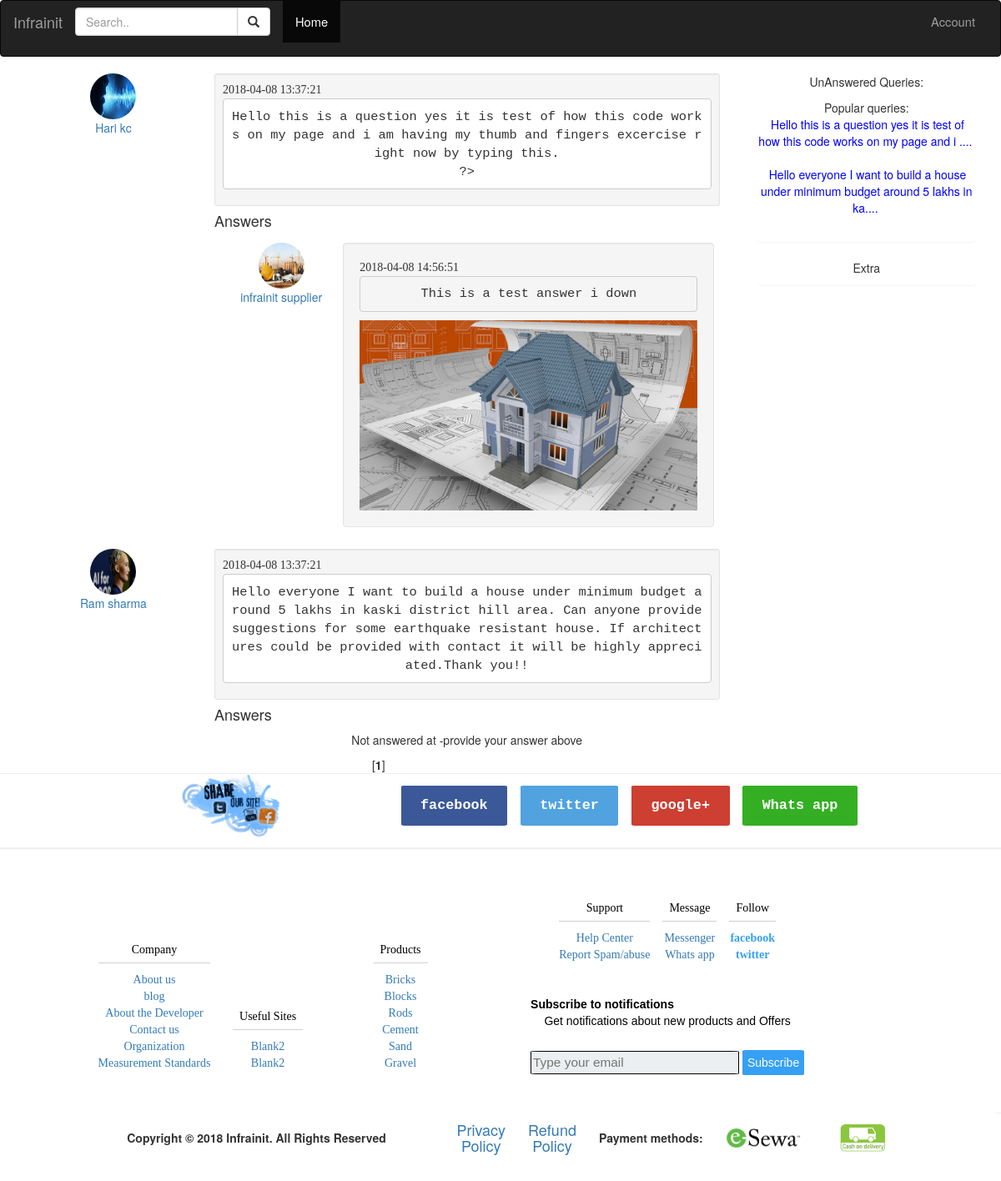
/well-known/ibuild/consult/searchqueries.php, run on the app's committed database.
### tables this page shows
CREATE TABLE `queries` (
  `que_id` int(11) NOT NULL,
  `u_id` int(11) NOT NULL,
  `question` varchar(1000) NOT NULL,
  `file` varchar(500) DEFAULT NULL,
  `answer_count` int(11) NOT NULL,
  `date` datetime NOT NULL DEFAULT CURRENT_TIMESTAMP
);

CREATE TABLE `usersi` (
  `u_id` int(11) NOT NULL,
  `name` varchar(200) NOT NULL,
  `email` varchar(300) NOT NULL,
  `password` varchar(100) NOT NULL,
  `DOB` date NOT NULL,
  `citizenship_no` varchar(25) NOT NULL,
  `image` varchar(500) NOT NULL,
  `website` varchar(300) NOT NULL,
  `role` varchar(40) NOT NULL,
  `cardnum` int(30) NOT NULL,
  `cardcode` int(5) NOT NULL,
  `esewa` varchar(100) NOT NULL,
  `subscribed` tinyint(1) NOT NULL DEFAULT '0',
  `district` varchar(50) NOT NULL,
  `metropolitan` varchar(50) NOT NULL,
  `oda` int(11) NOT NULL,
  `street` varchar(100) NOT NULL,
  `committed` tinyint(1) NOT NULL DEFAULT '0'
);

CREATE TABLE `queries_answers` (
  `ans_id` int(11) NOT NULL,
  `answerer_id` int(11) NOT NULL,
  `answer` varchar(1000) NOT NULL,
  `file` varchar(100) NOT NULL,
  `que_id` int(11) NOT NULL,
  `date` datetime NOT NULL DEFAULT CURRENT_TIMESTAMP
);

### well-known/ibuild/consult/searchqueries.php (the view, shortened to what this page needs)
<!DOCTYPE html>
<html lang="en">
<head>
  <link rel="stylesheet" href="/ibuild/css/styles.css">
  <link rel="stylesheet" href="https://maxcdn.bootstrapcdn.com/bootstrap/3.3.7/css/bootstrap.min.css">
</head>
<body>
<?php require 'header.php';
?>
<div class="container text-center">
  <div class="row">
    <div class="col-sm-9">
      <?php
                $search=mysqli_escape_string($db,$_GET['search']);
              $sql = "SELECT COUNT(*) FROM queries WHERE question LIKE '%$search%' ";
              $result = mysqli_query($db,$sql) or trigger_error("SQL", E_USER_ERROR);
              $r = mysqli_fetch_row($result);
              $numrows = $r[0];
              $rowsperpage = 10;
              $totalpages = ceil($numrows / $rowsperpage);
              if (isset($_GET['currentpage']) && is_numeric($_GET['currentpage'])) {
               $currentpage = (int) $_GET['currentpage'];
              } else {
               $currentpage = 1;
              }
              $offset = ($currentpage - 1) * $rowsperpage;
              $sql = "SELECT * FROM queries WHERE question LIKE '%$search%' ORDER BY que_id DESC LIMIT $rowsperpage OFFSET $offset";
              $fetchquest = mysqli_query($db,$sql) or trigger_error("SQL", E_USER_ERROR);
            while($ques=mysqli_fetch_assoc($fetchquest))
            {
        ?>
      <div>
           <a href="accounts.php" class="col-sm-3 container-fluid">
           <?php
           $questioner_id=$ques['u_id'];
           $questioner=mysqli_query($db,"SELECT * FROM usersi WHERE u_id='$questioner_id'");
                       while($questioner_name=mysqli_fetch_assoc($questioner))
                       {
                         $quname=$questioner_name['name'];
                         $qemail=$questioner_name['email'];
                         $qrole=$questioner_name['role'];
                         $quimg=$questioner_name['image'];
                       }
                       $queurl="../users/".$qrole."/".$qemail."/profile_images/".$quimg;
           ?>
          <img src="<?php echo $queurl;?>" class="img-circle" height="55" width="55" alt="Avatar">
          <p><?php echo $quname;?></p>
        </a>
        <div class="col-sm-9">
          <div class="well well-sm" >
              <span style="float:left;font-family:bonds"><?php echo $ques['date'];?></span>
                <pre id="show_question" style="clear:both;overflow-x:hide;font-size:110%;white-space:pre-line;background:white;word-wrap:break-word;max-height:150px;overflow-y:scroll">
                <?php echo $ques['question'];
                 ?>
                </pre>
           </div>
           <h4 style="margin-top:-2%;text-align:left;">Answers</h4>
              <?php
               $que_id=$ques['que_id'];
               $ans_fetch=mysqli_query($db,"SELECT * FROM queries_answers WHERE que_id='$que_id' ORDER BY ans_id DESC LIMIT 10 ");
              ?>
                   <?php
                   if(mysqli_num_rows($ans_fetch)==0)
                   {
                     ?>
                     <p> Not answered at -provide your answer above</p>
                    <?php
                   }
                while($fetched_answers=mysqli_fetch_assoc($ans_fetch))
               {
                   ?>
           <div class="col-sm-12" style="padding:1%;">
             <a class="col-sm-3" href="accounts.php">
            <?php
                 $answerer_id=$fetched_answers['answerer_id'];
                 $answerer=mysqli_query($db,"SELECT * FROM usersi WHERE u_id='$answerer_id'");
                             while($answerer_email=mysqli_fetch_assoc($answerer))
                             {$auname=$answerer_email['name'];
                             $aemail=$answerer_email['email'];
                             $arole=$answerer_email['role'];
                             $auimg=$answerer_email['image'];
                             }
                             $ansurl="../users/".$arole."/".$aemail."/profile_images/".$auimg;
                 ?>
                 <img src="<?php echo $ansurl;?>" class="img-circle" height="55" width="55" alt="Avatar">
                 <p><?php echo $auname;?></p>
             </a>
             <div class="col-md-9 well">
                 <span style="float:left;font-family:bonds"><?php echo $fetched_answers['date'];?></span>
                                                <pre id="show_answer" style="clear:both;overflow-x:hide;font-size:110%;white-space:pre-line;word-wrap:break-word;overflow-y:scroll">
                                                <?php echo $fetched_answers['answer'];
                                                               ?>
                                                </pre>
                <?php   $imageinansurl="../images/questionanswer/".$fetched_answers['file'];
                 if(!empty($fetched_answers['file'])){
                 ?>
                 <img src="<?php echo $imageinansurl;?>" class="img-responsive" alt="infrainit answer">
                       <?php }?>
             </div>
          </div>
          <?php } ?>
        </div>
      </div>
  <?php }
                $range = 3;
                for ($x = ($currentpage - $range); $x < (($currentpage + $range) + 1); $x++) {
                 if (($x > 0) && ($x <= $totalpages)) {
                    if ($x == $currentpage) {
                       echo " [<b>$x</b>] ";
                    } else {
                       echo " <a href='{$_SERVER['PHP_SELF']}?currentpage=$x'>$x</a> ";
                    }
                 }
                }
  ?>
</div>
<?php include 'sidebar.php';?>
</div>
</div>
  <?php include '../blocks/footer/footer.php';?>
</body>
</html>

### well-known/ibuild/consult/sidebar.php (shortened to what this page needs)
<div class="col-sm-3">
  <div>
    <p>UnAnswered Queries:<br>
    </p>
  </div>
  <div class="panel">
    <p>Popular queries:
      <br/>
      <?php  $popquestions=mysqli_query($db,"SELECT * FROM queries ORDER BY answer_count DESC LIMIT 5");
              while($quespop=mysqli_fetch_assoc($popquestions))
              {
                $curquespop=$quespop['que_id'];
                 $cururl="/ibuild/consult/a_single_question?q_id=$curquespop";
                 $fetchedq=$quespop['question'];
                 $quesfinal=substr($fetchedq,0,80);
                 if(strlen($fetchedq)>80){
                 $quesfinal.="....";
                   }
                ?>
                <a href="<?php echo $cururl;?>" style="color:blue;padding:1%;"><?php echo $quesfinal?></a>
                <br/><br/><?php
              }
        ?>
    </p>
  </div>
  <div class="panel">
    <p>Extra</p>
  </div>
</div>

### well-known/ibuild/css/styles.css (style rules this page uses)
body { width:auto; display:block; color:#0e4282; font-family:open sans; font-style: normal; font-size:105%; background-color: #eceff1; }
a { color:inherit; style:inherit; text-decoration: none; }
* { box-sizing:border-box }
html, body { overflow-x:hidden; }
img { max-width:100%; }

### data on the page
queries: usersi.role+email+image (picture), usersi.name "Hari kc", date "2018-04-08 13:37:21", question "Hello this is a question yes it is test of how this code works on my page and i am having my thumb and fingers excercise right now by typing this. ?>", question "Hello this is a question yes it is test of how this code works on my page and i ...."
queries_answers: usersi.role+email+image (picture), usersi.name "infrainit supplier", date "2018-04-08 14:56:51", answer "This is a test answer i down", file (picture)
queries: usersi.role+email+image (picture), usersi.name "Ram sharma", date "2018-04-08 13:37:21", question "Hello everyone I want to build a house under minimum budget around 5 lakhs in kaski district hill area. Can anyone provide suggestions for some earthquake resistant house. If architectures could be provided with contact it will be highly appreciated.Thank you!!", shows "Not answered at -provide your answer above", question "Hello everyone I want to build a house under minimum budget around 5 lakhs in ka...."
